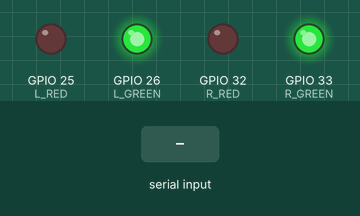
A sketch run on a simulated ESP32. Parts: output pins drawn as LEDs (lit = HIGH). Inputs (shaded band) come from the test bench. What the sketch prints to the serial monitor is not drawn.

Above: at 1.2 s.
1.3 s: "90,45\n" received over Serial
At 2.5 s:
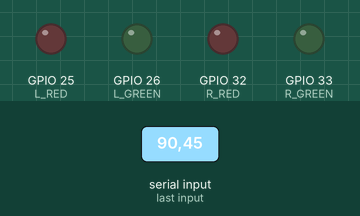
2.8 s: "1,90\n" received over Serial
At 3.8 s:
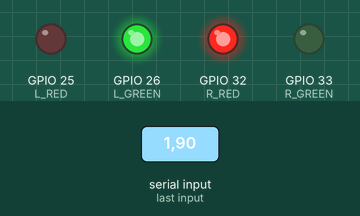
4.3 s: "30,150\n" received over Serial
At 5.1 s:
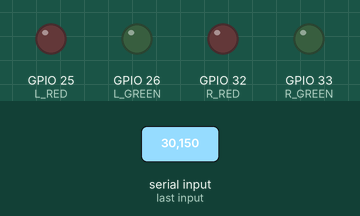
5.8 s: "1,90,45\n" received over Serial
At 6.4 s:
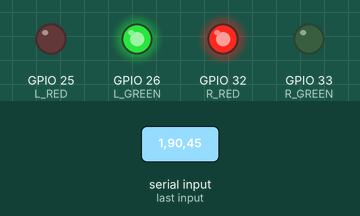
Timing chart, 0 to 8.3 s (numbered marks = the images above; inputs shaded):
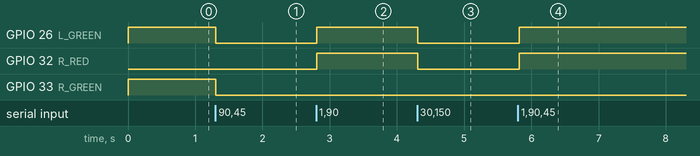

The sketch:

sketch.ino
```cpp
#define L_RED   25
#define L_GREEN 26

#define R_RED   32
#define R_GREEN 33

float d = 1.5;
float angle = 0;

void setup() {
  Serial.begin(115200);

  pinMode(L_RED, OUTPUT);
  pinMode(L_GREEN, OUTPUT);
  pinMode(R_RED, OUTPUT);
  pinMode(R_GREEN, OUTPUT);

  Serial.println("Enter: distance,angle");
}

void setLeft(int r, int g) {
  analogWrite(L_RED, r);
  analogWrite(L_GREEN, g);
}

void setRight(int r, int g) {
  analogWrite(R_RED, r);
  analogWrite(R_GREEN, g);
}

void loop() {
  if (Serial.available()) {
    String input = Serial.readStringUntil('\n');
    int comma = input.indexOf(',');

    if (comma > 0) {
      d = input.substring(0, comma).toFloat();
      angle = input.substring(comma + 1).toFloat();
    }
  }

  if (d < 0.5 || d > 3.0) {
    setLeft(0, 0);
    setRight(0, 0);
  }
  else if (angle > 10) {        // Turn Right
    setLeft(0, 255);            // Left motor fast
    setRight(255, 0);           // Right motor slow
  }
  else if (angle < -10) {       // Turn Left
    setLeft(255, 0);
    setRight(0, 255);
  }
  else {                        // Straight
    setLeft(0, 255);
    setRight(0, 255);
  }

  delay(50);
}
```

Measured:
- after the input at 1.3 s, GPIO 26 (L_GREEN), GPIO 33 (R_GREEN): HIGH → LOW at once
- after the input at 2.8 s, GPIO 26 (L_GREEN), GPIO 32 (R_RED): LOW → HIGH at once
- after the input at 4.3 s, GPIO 26 (L_GREEN), GPIO 32 (R_RED): HIGH → LOW at once
- after the input at 5.8 s, GPIO 26 (L_GREEN), GPIO 32 (R_RED): LOW → HIGH at once
